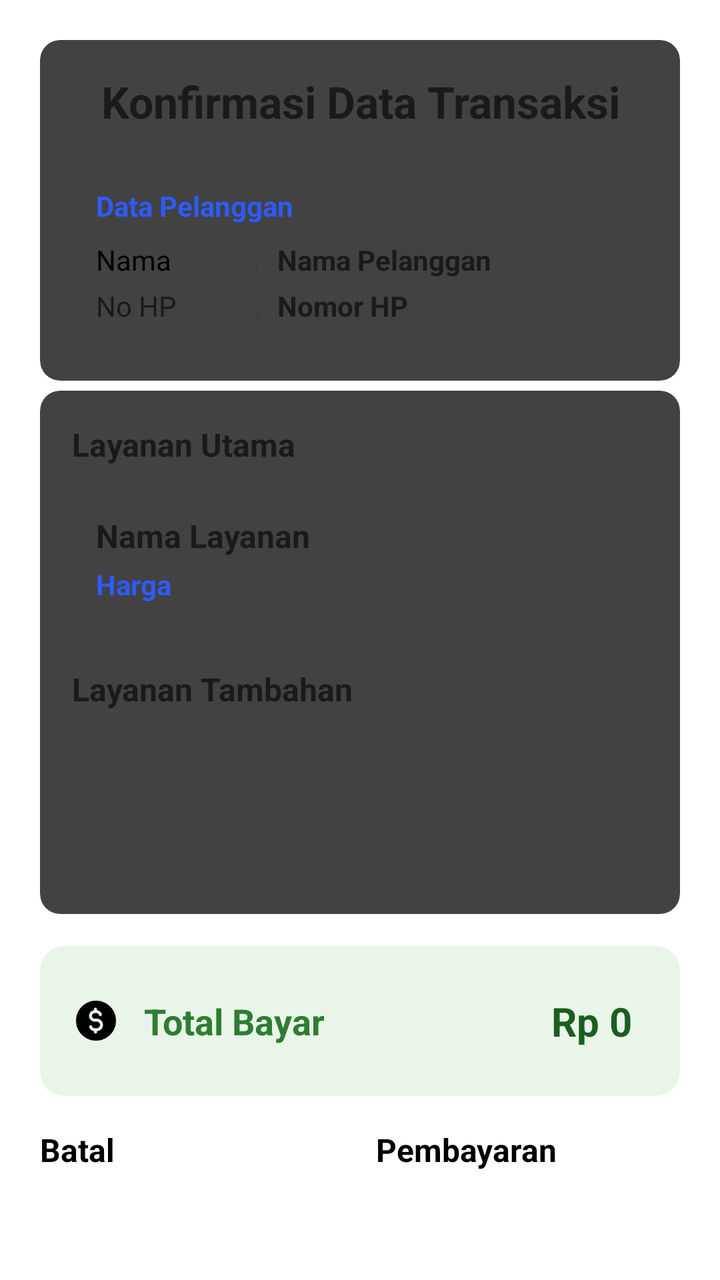
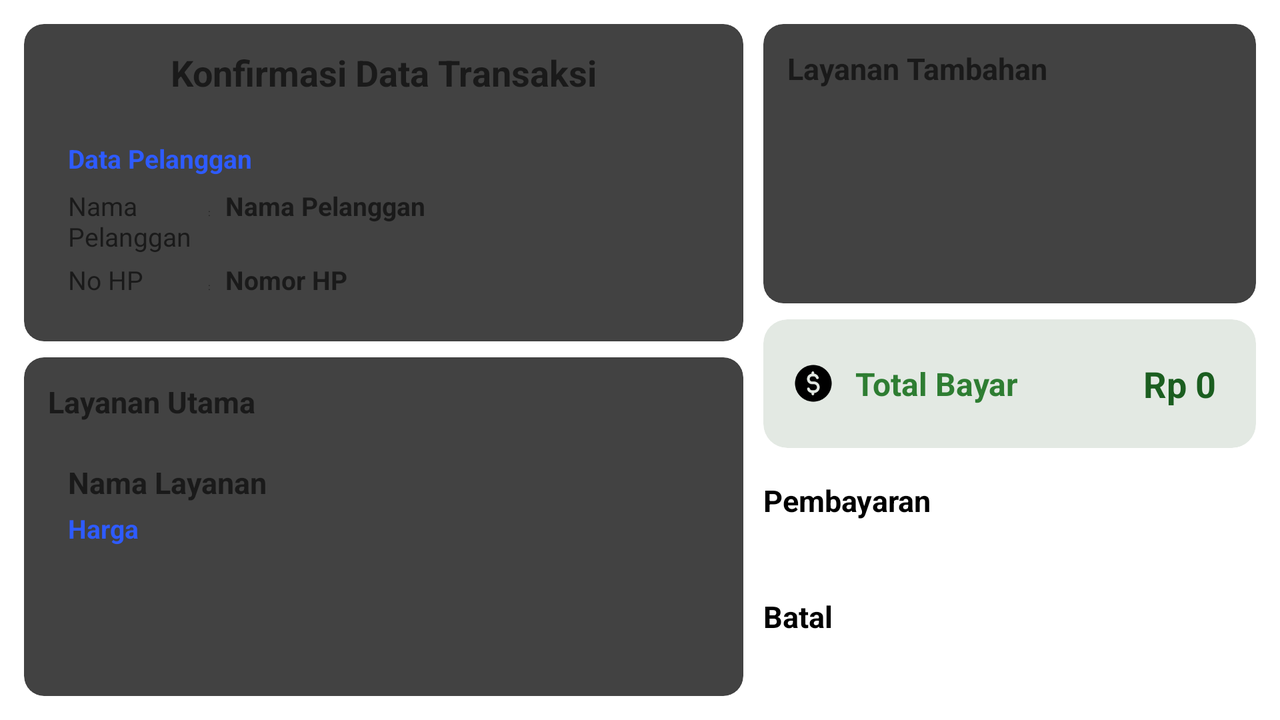

Compare how this app lays out the same screen by default and in its alternative resource folder. The renders come first, then the two layout files and the values they reference.
<!-- AndroidManifest.xml: application theme Theme.Laundry -->
<!-- res/layout/activity_konfirmasi_data_transaksi.xml -->
<?xml version="1.0" encoding="utf-8"?>
<androidx.constraintlayout.widget.ConstraintLayout xmlns:android="http://schemas.android.com/apk/res/android"
    xmlns:app="http://schemas.android.com/apk/res-auto"
    xmlns:tools="http://schemas.android.com/tools"
    android:id="@+id/konfirmasi_transaksi"
    android:layout_width="match_parent"
    android:layout_height="match_parent"
    android:padding="20dp"
    tools:context="com.ezaa.laundry.transaksi.KonfirmasiDataTransaksiActivity">

    
    <androidx.cardview.widget.CardView
        android:id="@+id/headerCard"
        android:layout_width="0dp"
        android:layout_height="wrap_content"
        android:layout_marginBottom="16dp"
        app:cardCornerRadius="10dp"
        app:layout_constraintTop_toTopOf="parent"
        app:layout_constraintStart_toStartOf="parent"
        app:layout_constraintEnd_toEndOf="parent">

        <LinearLayout
            android:layout_width="match_parent"
            android:layout_height="wrap_content"
            android:orientation="vertical"
            android:padding="16dp">

            
            <TextView
                android:id="@+id/tvJudulKonfimasi"
                android:layout_width="match_parent"
                android:layout_height="wrap_content"
                android:text="@string/KonfirmasiDataTransaksi"
                android:textSize="22sp"
                android:textStyle="bold"
                android:textColor="#1A1A1A"
                android:gravity="center"
                android:layout_marginBottom="16dp" />

            
            <LinearLayout
                android:layout_width="match_parent"
                android:layout_height="wrap_content"
                android:orientation="vertical"
                android:padding="12dp">

                <TextView
                    android:layout_width="wrap_content"
                    android:layout_height="wrap_content"
                    android:text="Data Pelanggan"
                    android:textStyle="bold"
                    android:textColor="#2E5BFF"
                    android:textSize="14sp"
                    android:layout_marginBottom="8dp" />

                
                <LinearLayout
                    android:layout_width="match_parent"
                    android:layout_height="wrap_content"
                    android:orientation="horizontal"
                    android:layout_marginBottom="4dp">

                    <TextView
                        android:layout_width="80dp"
                        android:layout_height="wrap_content"
                        android:text="Nama"
                        android:textColor="@color/black"
                        android:textSize="14sp"/>

                    <TextView
                        android:layout_width="wrap_content"
                        android:layout_height="wrap_content"
                        android:text=": "
                        android:textColor="#1A1A1A"
                        android:layout_marginEnd="8dp" />

                    <TextView
                        android:id="@+id/tvNamaPelangganKonfirmasi"
                        android:layout_width="0dp"
                        android:layout_height="wrap_content"
                        android:layout_weight="1"
                        android:text="Nama Pelanggan"
                        android:textSize="14sp"
                        android:textColor="#1A1A1A"
                        android:textStyle="bold" />
                </LinearLayout>

                
                <LinearLayout
                    android:layout_width="match_parent"
                    android:layout_height="wrap_content"
                    android:orientation="horizontal">

                    <TextView
                        android:layout_width="80dp"
                        android:layout_height="wrap_content"
                        android:text="@string/card_pelanggan_no_hp"
                        android:textColor="#1A1A1A"
                        android:textSize="14sp" />

                    <TextView
                        android:layout_width="wrap_content"
                        android:layout_height="wrap_content"
                        android:text=": "
                        android:textColor="#1A1A1A"
                        android:layout_marginEnd="8dp" />

                    <TextView
                        android:id="@+id/tvNoHPKonfimasi"
                        android:layout_width="0dp"
                        android:layout_height="wrap_content"
                        android:layout_weight="1"
                        android:text="Nomor HP"
                        android:textSize="14sp"
                        android:textColor="#1A1A1A"
                        android:textStyle="bold" />
                </LinearLayout>
            </LinearLayout>
        </LinearLayout>
    </androidx.cardview.widget.CardView>

    
    <androidx.cardview.widget.CardView
        android:id="@+id/contentCard"
        android:layout_width="0dp"
        android:layout_height="0dp"
        app:cardCornerRadius="10dp"
        android:layout_marginTop="5dp"
        app:layout_constraintTop_toBottomOf="@id/headerCard"
        app:layout_constraintBottom_toTopOf="@id/totalCardkonfirmasi"
        app:layout_constraintStart_toStartOf="parent"
        app:layout_constraintEnd_toEndOf="parent"
        android:layout_marginBottom="16dp">

        <LinearLayout
            android:layout_width="match_parent"
            android:layout_height="match_parent"
            android:orientation="vertical"
            android:padding="16dp">

            
            <TextView
                android:id="@+id/labelLayananUtamaKonfimasi"
                android:layout_width="wrap_content"
                android:layout_height="wrap_content"
                android:text="@string/layananutama"
                android:textStyle="bold"
                android:textSize="16sp"
                android:textColor="#1A1A1A"
                android:layout_marginBottom="12dp"
                android:drawablePadding="8dp"
                android:gravity="center_vertical" />

            
            <LinearLayout
                android:layout_width="match_parent"
                android:layout_height="wrap_content"
                android:orientation="vertical"
                android:padding="12dp"
                android:layout_marginBottom="20dp">

                
                <TextView
                    android:id="@+id/tvNamaLayananKonfimasi"
                    android:layout_width="match_parent"
                    android:layout_height="wrap_content"
                    android:text="@string/card_layanan_nama"
                    android:textSize="16sp"
                    android:textStyle="bold"
                    android:textColor="#1A1A1A"
                    android:layout_marginBottom="4dp" />

                
                <TextView
                    android:id="@+id/tvHargaLayananKonfimasi"
                    android:layout_width="match_parent"
                    android:layout_height="wrap_content"
                    android:text="@string/harga"
                    android:textSize="14sp"
                    android:textColor="#2E5BFF"
                    android:textStyle="bold" />
            </LinearLayout>

            
            <TextView
                android:id="@+id/labelLayananTambahanKonfimasi"
                android:layout_width="wrap_content"
                android:layout_height="wrap_content"
                android:text="@string/layanantambahan"
                android:textStyle="bold"
                android:textSize="16sp"
                android:textColor="#1A1A1A"
                android:layout_marginBottom="12dp"
                android:drawablePadding="8dp"
                android:gravity="center_vertical" />

            
            <ListView
                android:id="@+id/listLayananTambahanKonfimasi"
                android:layout_width="match_parent"
                android:layout_height="0dp"
                android:layout_weight="1"
                android:divider="@android:color/transparent"
                android:dividerHeight="8dp"
                android:scrollbars="vertical"
                android:fadingEdge="vertical"
                android:fadingEdgeLength="20dp" />
        </LinearLayout>
    </androidx.cardview.widget.CardView>

    
    <androidx.cardview.widget.CardView
        android:id="@+id/totalCardkonfirmasi"
        android:layout_width="0dp"
        android:layout_height="wrap_content"
        app:cardCornerRadius="12dp"
        app:cardBackgroundColor="#E8F5E8"
        app:layout_constraintBottom_toTopOf="@id/layoutButton"
        app:layout_constraintStart_toStartOf="parent"
        app:layout_constraintEnd_toEndOf="parent"
        android:layout_marginBottom="16dp">

        
        <LinearLayout
            android:id="@+id/layoutTotalBayarKonfimasi"
            android:layout_width="match_parent"
            android:layout_height="wrap_content"
            android:orientation="horizontal"
            android:gravity="center_vertical"
            android:padding="16dp">

            <ImageView
                android:layout_width="24dp"
                android:layout_height="24dp"
                android:layout_marginEnd="12dp"
                app:tint="#2E7D32"
                android:src="@drawable/img_3"/>

            <TextView
                android:id="@+id/tvTotalLabel"
                android:layout_width="0dp"
                android:layout_height="wrap_content"
                android:layout_weight="1"
                android:text="Total Bayar"
                android:textStyle="bold"
                android:textSize="18sp"
                android:textColor="#2E7D32" />

            <TextView
                android:id="@+id/tvTotalHarga"
                android:layout_width="wrap_content"
                android:layout_height="wrap_content"
                android:text="Rp 0"
                android:textStyle="bold"
                android:textSize="20sp"
                android:textColor="#1B5E20"
                android:background="@drawable/rounded_background"
                android:backgroundTint="@android:color/white"
                android:padding="8dp" />
        </LinearLayout>
    </androidx.cardview.widget.CardView>

    
    <LinearLayout
        android:id="@+id/layoutButton"
        android:layout_width="0dp"
        android:layout_height="wrap_content"
        android:orientation="horizontal"
        android:gravity="center"
        app:layout_constraintBottom_toBottomOf="parent"
        app:layout_constraintStart_toStartOf="parent"
        app:layout_constraintEnd_toEndOf="parent">

        <Button
            android:id="@+id/btnBatal"
            android:layout_width="0dp"
            android:layout_height="56dp"
            android:layout_weight="1"
            android:text="Batal"
            android:textSize="16sp"
            android:textStyle="bold"
            android:backgroundTint="#D32F2F"
            android:layout_marginEnd="8dp"
            android:stateListAnimator="@null" />

        <Button
            android:id="@+id/btnPembayaran"
            android:layout_width="0dp"
            android:layout_height="56dp"
            android:layout_weight="1"
            android:text="Pembayaran"
            android:textSize="16sp"
            android:textStyle="bold"
            android:backgroundTint="#25ff04"
            android:layout_marginStart="8dp"
            android:stateListAnimator="@null" />
    </LinearLayout>

</androidx.constraintlayout.widget.ConstraintLayout>
<!-- resources referenced by this layout -->
<resources>
  <!-- drawable img_3: png bitmap (drawable, 1910 bytes) -->
  <string name="KonfirmasiDataTransaksi">Konfirmasi Data Transaksi</string>
  <string name="card_layanan_nama">Nama Layanan</string>
  <string name="card_pelanggan_no_hp">No HP</string>
  <string name="harga">Harga</string>
  <string name="layanantambahan">Layanan Tambahan</string>
  <string name="layananutama">Layanan Utama</string>
</resources>
<!-- res/layout-land/activity_konfirmasi_data_transaksi.xml (the repository's variant of the layout above) -->
<!-- drawn on the phone turned sideways -->
<?xml version="1.0" encoding="utf-8"?>
<androidx.constraintlayout.widget.ConstraintLayout xmlns:android="http://schemas.android.com/apk/res/android"
    xmlns:app="http://schemas.android.com/apk/res-auto"
    xmlns:tools="http://schemas.android.com/tools"
    android:id="@+id/konfirmasi_transaksi"
    android:layout_width="match_parent"
    android:layout_height="match_parent"
    android:padding="12dp"
    tools:context="com.ezaa.laundry.transaksi.KonfirmasiDataTransaksiActivity">

    
    <androidx.constraintlayout.widget.ConstraintLayout
        android:id="@+id/leftColumn"
        android:layout_width="0dp"
        android:layout_height="0dp"
        android:layout_marginEnd="10dp"
        app:layout_constraintStart_toStartOf="parent"
        app:layout_constraintTop_toTopOf="parent"
        app:layout_constraintBottom_toBottomOf="parent"
        app:layout_constraintEnd_toStartOf="@+id/guideline">

        
        <androidx.cardview.widget.CardView
            android:id="@+id/headerCard"
            android:layout_width="0dp"
            android:layout_height="wrap_content"
            app:cardCornerRadius="10dp"
            app:layout_constraintTop_toTopOf="parent"
            app:layout_constraintStart_toStartOf="parent"
            app:layout_constraintEnd_toEndOf="parent">

            <LinearLayout
                android:layout_width="match_parent"
                android:layout_height="wrap_content"
                android:orientation="vertical"
                android:padding="12dp">

                
                <TextView
                    android:id="@+id/tvJudulKonfimasi"
                    android:layout_width="match_parent"
                    android:layout_height="wrap_content"
                    android:text="@string/KonfirmasiDataTransaksi"
                    android:textSize="18sp"
                    android:textStyle="bold"
                    android:textColor="#1A1A1A"
                    android:gravity="center"
                    android:layout_marginBottom="12dp" />

                
                <LinearLayout
                    android:layout_width="match_parent"
                    android:layout_height="wrap_content"
                    android:orientation="vertical"
                    android:padding="10dp">

                    <TextView
                        android:layout_width="wrap_content"
                        android:layout_height="wrap_content"
                        android:text="Data Pelanggan"
                        android:textStyle="bold"
                        android:textColor="#2E5BFF"
                        android:textSize="13sp"
                        android:layout_marginBottom="6dp" />

                    
                    <LinearLayout
                        android:layout_width="match_parent"
                        android:layout_height="wrap_content"
                        android:orientation="horizontal"
                        android:layout_marginBottom="4dp">

                        <TextView
                            android:layout_width="70dp"
                            android:layout_height="wrap_content"
                            android:text="@string/card_pelanggan_nama"
                            android:textColor="#1A1A1A"
                            android:textSize="13sp"/>

                        <TextView
                            android:layout_width="wrap_content"
                            android:layout_height="wrap_content"
                            android:text=": "
                            android:textColor="#1A1A1A"
                            android:layout_marginEnd="6dp" />

                        <TextView
                            android:id="@+id/tvNamaPelangganKonfirmasi"
                            android:layout_width="0dp"
                            android:layout_height="wrap_content"
                            android:layout_weight="1"
                            android:text="Nama Pelanggan"
                            android:textSize="13sp"
                            android:textColor="#1A1A1A"
                            android:textStyle="bold" />
                    </LinearLayout>

                    
                    <LinearLayout
                        android:layout_width="match_parent"
                        android:layout_height="wrap_content"
                        android:orientation="horizontal">

                        <TextView
                            android:layout_width="70dp"
                            android:layout_height="wrap_content"
                            android:text="@string/card_pelanggan_no_hp"
                            android:textColor="#1A1A1A"
                            android:textSize="13sp"/>

                        <TextView
                            android:layout_width="wrap_content"
                            android:layout_height="wrap_content"
                            android:text=": "
                            android:textColor="#1A1A1A"
                            android:layout_marginEnd="6dp" />

                        <TextView
                            android:id="@+id/tvNoHPKonfimasi"
                            android:layout_width="0dp"
                            android:layout_height="wrap_content"
                            android:layout_weight="1"
                            android:text="Nomor HP"
                            android:textSize="13sp"
                            android:textColor="#1A1A1A"
                            android:textStyle="bold" />
                    </LinearLayout>
                </LinearLayout>
            </LinearLayout>
        </androidx.cardview.widget.CardView>

        
        <androidx.cardview.widget.CardView
            android:id="@+id/contentCard"
            android:layout_width="0dp"
            android:layout_height="0dp"
            app:cardCornerRadius="10dp"
            app:layout_constraintTop_toBottomOf="@id/headerCard"
            app:layout_constraintBottom_toBottomOf="parent"
            app:layout_constraintStart_toStartOf="parent"
            app:layout_constraintEnd_toEndOf="parent"
            android:layout_marginTop="8dp">

            <LinearLayout
                android:layout_width="match_parent"
                android:layout_height="match_parent"
                android:orientation="vertical"
                android:padding="12dp">

                
                <TextView
                    android:id="@+id/labelLayananUtamaKonfimasi"
                    android:layout_width="wrap_content"
                    android:layout_height="wrap_content"
                    android:text="@string/layananutama"
                    android:textStyle="bold"
                    android:textSize="15sp"
                    android:textColor="#1A1A1A"
                    android:layout_marginBottom="10dp" />

                
                <LinearLayout
                    android:layout_width="match_parent"
                    android:layout_height="wrap_content"
                    android:orientation="vertical"
                    android:padding="10dp"
                    android:layout_marginBottom="16dp">

                    
                    <TextView
                        android:id="@+id/tvNamaLayananKonfimasi"
                        android:layout_width="match_parent"
                        android:layout_height="wrap_content"
                        android:text="@string/card_layanan_nama"
                        android:textSize="15sp"
                        android:textStyle="bold"
                        android:textColor="#1A1A1A"
                        android:layout_marginBottom="4dp" />

                    
                    <TextView
                        android:id="@+id/tvHargaLayananKonfimasi"
                        android:layout_width="match_parent"
                        android:layout_height="wrap_content"
                        android:text="Harga"
                        android:textSize="13sp"
                        android:textColor="#2E5BFF"
                        android:textStyle="bold" />
                </LinearLayout>
            </LinearLayout>
        </androidx.cardview.widget.CardView>
    </androidx.constraintlayout.widget.ConstraintLayout>

    
    <androidx.constraintlayout.widget.Guideline
        android:id="@+id/guideline"
        android:layout_width="wrap_content"
        android:layout_height="wrap_content"
        android:orientation="vertical"
        app:layout_constraintGuide_percent="0.6" />

    
    <androidx.constraintlayout.widget.ConstraintLayout
        android:id="@+id/rightColumn"
        android:layout_width="0dp"
        android:layout_height="0dp"
        app:layout_constraintStart_toEndOf="@id/guideline"
        app:layout_constraintTop_toTopOf="parent"
        app:layout_constraintBottom_toBottomOf="parent"
        app:layout_constraintEnd_toEndOf="parent">

        
        <androidx.cardview.widget.CardView
            android:id="@+id/additionalServicesCard"
            android:layout_width="0dp"
            android:layout_height="0dp"
            app:cardCornerRadius="10dp"
            app:layout_constraintTop_toTopOf="parent"
            app:layout_constraintBottom_toTopOf="@id/totalCardkonfirmasi"
            app:layout_constraintStart_toStartOf="parent"
            app:layout_constraintEnd_toEndOf="parent"
            android:layout_marginBottom="8dp">

            <LinearLayout
                android:layout_width="match_parent"
                android:layout_height="match_parent"
                android:orientation="vertical"
                android:padding="12dp">

                
                <TextView
                    android:id="@+id/labelLayananTambahanKonfimasi"
                    android:layout_width="wrap_content"
                    android:layout_height="wrap_content"
                    android:text="@string/layanantambahan"
                    android:textStyle="bold"
                    android:textSize="15sp"
                    android:textColor="#1A1A1A"
                    android:layout_marginBottom="10dp" />

                
                <ListView
                    android:id="@+id/listLayananTambahanKonfimasi"
                    android:layout_width="match_parent"
                    android:layout_height="0dp"
                    android:layout_weight="1"
                    android:divider="@android:color/transparent"
                    android:dividerHeight="6dp" />
            </LinearLayout>
        </androidx.cardview.widget.CardView>

        
        <androidx.cardview.widget.CardView
            android:id="@+id/totalCardkonfirmasi"
            android:layout_width="0dp"
            android:layout_height="wrap_content"
            app:cardCornerRadius="12dp"
            app:cardBackgroundColor="#E3E9E3"
            app:layout_constraintBottom_toTopOf="@id/layoutButton"
            app:layout_constraintStart_toStartOf="parent"
            app:layout_constraintEnd_toEndOf="parent"
            android:layout_marginBottom="16dp">

            
            <LinearLayout
                android:id="@+id/layoutTotalBayarKonfimasi"
                android:layout_width="match_parent"
                android:layout_height="wrap_content"
                android:orientation="horizontal"
                android:gravity="center_vertical"
                android:padding="14dp">

                <ImageView
                    android:layout_width="22dp"
                    android:layout_height="22dp"
                    android:src="@drawable/img_3"
                    android:layout_marginEnd="10dp"
                    app:tint="#2E7D32" />

                <TextView
                    android:id="@+id/tvTotalLabel"
                    android:layout_width="0dp"
                    android:layout_height="wrap_content"
                    android:layout_weight="1"
                    android:text="@string/totalbayar"
                    android:textStyle="bold"
                    android:textSize="16sp"
                    android:textColor="#2E7D32" />

                <TextView
                    android:id="@+id/tvTotalHarga"
                    android:layout_width="wrap_content"
                    android:layout_height="wrap_content"
                    android:text="Rp 0"
                    android:textStyle="bold"
                    android:textSize="18sp"
                    android:textColor="#1B5E20"
                    android:background="@drawable/rounded_background"
                    android:backgroundTint="@android:color/white"
                    android:padding="6dp" />
            </LinearLayout>
        </androidx.cardview.widget.CardView>

        
        <LinearLayout
            android:id="@+id/layoutButton"
            android:layout_width="0dp"
            android:layout_height="wrap_content"
            android:orientation="vertical"
            android:gravity="center"
            app:layout_constraintBottom_toBottomOf="parent"
            app:layout_constraintStart_toStartOf="parent"
            app:layout_constraintEnd_toEndOf="parent">

            <Button
                android:id="@+id/btnPembayaran"
                android:layout_width="match_parent"
                android:layout_height="50dp"
                android:text="@string/pembayaran"
                android:textSize="15sp"
                android:textStyle="bold"
                android:backgroundTint="#25ff04"
                android:layout_marginBottom="8dp"
                android:stateListAnimator="@null" />

            <Button
                android:id="@+id/btnBatal"
                android:layout_width="match_parent"
                android:layout_height="50dp"
                android:text="@string/batal"
                android:textSize="15sp"
                android:textStyle="bold"
                android:backgroundTint="#D32F2F"
                android:stateListAnimator="@null" />
        </LinearLayout>
    </androidx.constraintlayout.widget.ConstraintLayout>

</androidx.constraintlayout.widget.ConstraintLayout>
<!-- resources referenced by the variant -->
<!-- as the phone turned sideways resolves them -->
<resources>
  <!-- drawable img_3: png bitmap (drawable, 1910 bytes) -->
  <string name="KonfirmasiDataTransaksi">Konfirmasi Data Transaksi</string>
  <string name="batal">Batal</string>
  <string name="card_layanan_nama">Nama Layanan</string>
  <string name="card_pelanggan_nama">Nama Pelanggan</string>
  <string name="card_pelanggan_no_hp">No HP</string>
  <string name="layanantambahan">Layanan Tambahan</string>
  <string name="layananutama">Layanan Utama</string>
  <string name="pembayaran">Pembayaran</string>
  <string name="totalbayar">Total Bayar</string>
</resources>
